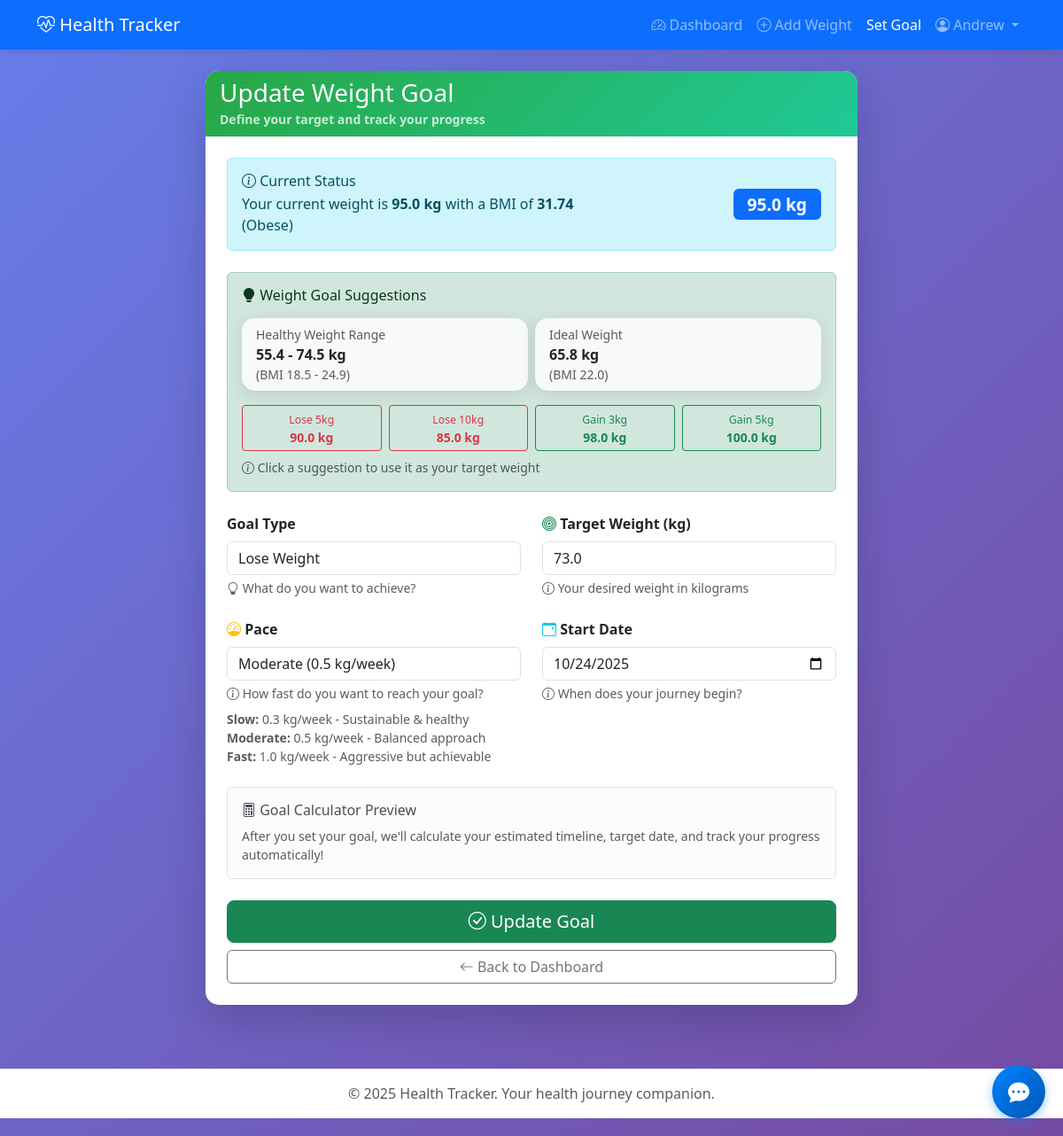
The page /accounts/goal/set/ (signed in) on the database as committed earlier.
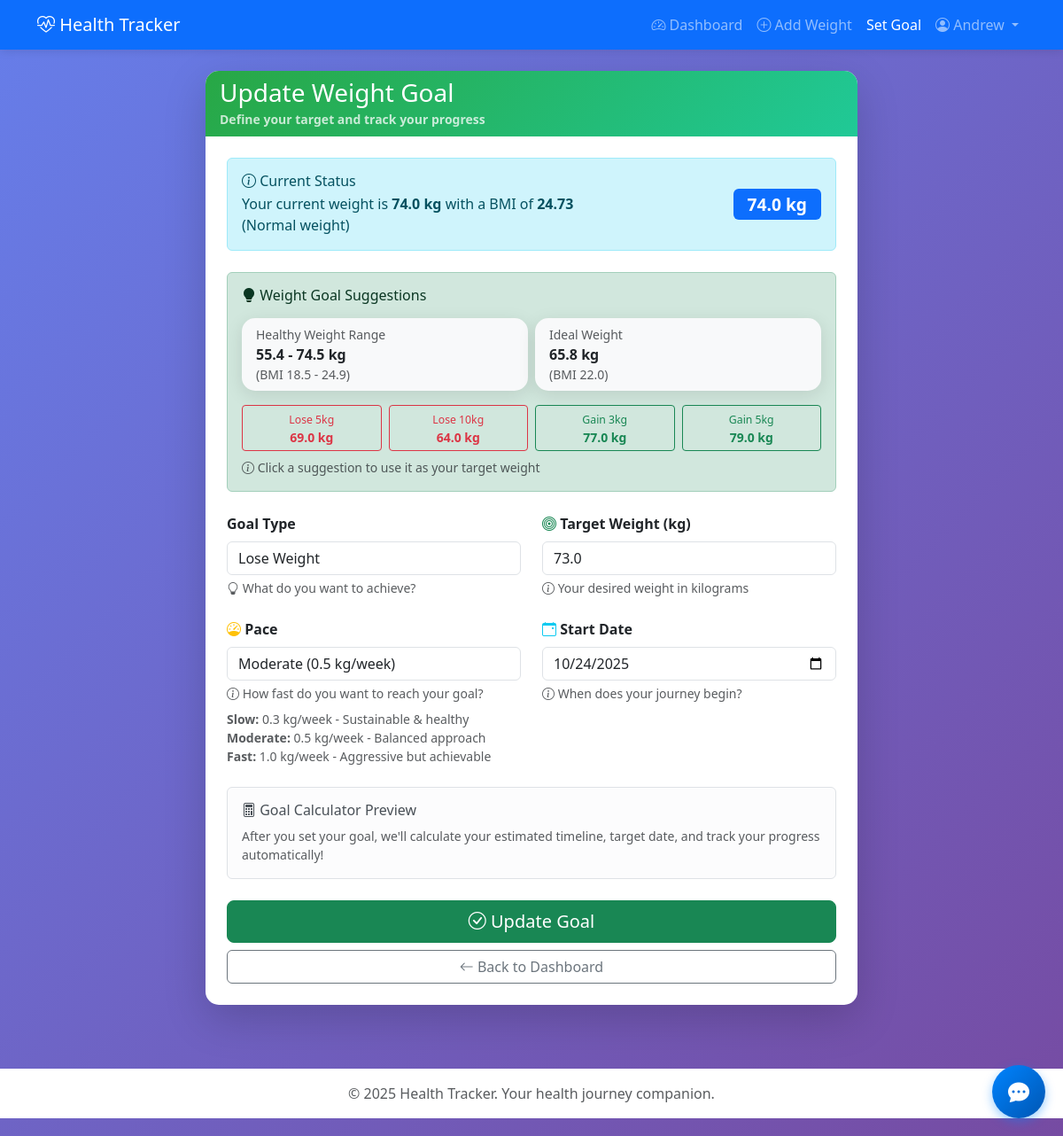
The same page on the database as committed later.
### account/models.py (models this page shows, shortened)
class WeightEntry(models.Model):
    user = models.ForeignKey(User, on_delete=models.CASCADE, related_name='weight_entries')
    weight_kg = models.FloatField(
        validators=[MinValueValidator(20), MaxValueValidator(500)],
        help_text="Weight in kilograms"
    )
    recorded_date = models.DateField(default=datetime.now)
    notes = models.TextField(blank=True)
    created_at = models.DateTimeField(auto_now_add=True)
    class Meta:
        ordering = ['-recorded_date', '-created_at']
        verbose_name = "Weight Entry"
        verbose_name_plural = "Weight Entries"
    @property
    def bmi(self):
        if hasattr(self.user, 'profile') and self.user.profile.height_cm:
            height_m = self.user.profile.height_cm / 100
            bmi_value = self.weight_kg / (height_m ** 2)
            return round(bmi_value, 2)
        return None
    @property
    def bmi_category(self):
        bmi = self.bmi
        if bmi is None:
            return "Unknown"
        if bmi < 18.5:
            return "Underweight"
        elif bmi < 25:
            return "Normal weight"
        elif bmi < 30:
            return "Overweight"
        else:
            return "Obese"

class UserProfile(models.Model):
    GENDER_CHOICES = [
        ('M', 'Male'),
        ('F', 'Female'),
        ('O', 'Other'),
    ]
    user = models.OneToOneField(User, on_delete=models.CASCADE, related_name='profile')
    height_cm = models.FloatField(
        validators=[MinValueValidator(50), MaxValueValidator(300)],
        help_text="Height in centimeters"
    )
    date_of_birth = models.DateField(null=True, blank=True)
    gender = models.CharField(max_length=10, choices=GENDER_CHOICES, default='O')
    created_at = models.DateTimeField(auto_now_add=True)
    updated_at = models.DateTimeField(auto_now=True)
    class Meta:
        verbose_name = "User Profile"
        verbose_name_plural = "User Profiles"

### account/views.py (the view)
# urls.py: path('goal/set/', views.set_goal_view, name='set_goal'),
@login_required
def set_goal_view(request):
    try:
        goal = request.user.weight_goal
        is_new = False
    except WeightGoal.DoesNotExist:
        goal = None
        is_new = True
    if request.method == 'POST':
        form = WeightGoalForm(request.POST, instance=goal)
        if form.is_valid():
            weight_goal = form.save(commit=False)
            weight_goal.user = request.user
            weight_goal.save()
            msg = 'Weight goal set successfully!' if is_new else 'Weight goal updated successfully!'
            messages.success(request, msg)
            return redirect('accounts:dashboard')
    else:
        form = WeightGoalForm(instance=goal)
    latest_weight = request.user.weight_entries.first()
    suggestions = None
    if latest_weight and hasattr(request.user, 'profile'):
        profile = request.user.profile
        current_weight = latest_weight.weight_kg
        height_m = profile.height_cm / 100
        current_bmi = current_weight / (height_m ** 2)
        min_healthy_weight = 18.5 * (height_m ** 2)
        max_healthy_weight = 24.9 * (height_m ** 2)
        ideal_weight = 22 * (height_m ** 2)  # Middle of healthy range
        suggestions = {
            'current_weight': round(current_weight, 1),
            'current_bmi': round(current_bmi, 1),
            'min_healthy': round(min_healthy_weight, 1),
            'max_healthy': round(max_healthy_weight, 1),
            'ideal_weight': round(ideal_weight, 1),
            'lose_moderate': round(current_weight - 5, 1),  # Lose 5 kg
            'lose_significant': round(current_weight - 10, 1),  # Lose 10 kg
            'gain_moderate': round(current_weight + 3, 1),  # Gain 3 kg
            'gain_significant': round(current_weight + 5, 1),  # Gain 5 kg
        }
    context = {
        'form': form,
        'is_new': is_new,
        'latest_weight': latest_weight,
        'suggestions': suggestions
    }
    return render(request, 'accounts/set_goal.html', context)

### account/forms.py
class WeightGoalForm(forms.ModelForm):
    class Meta:
        model = WeightGoal
        fields = ['goal_type', 'target_weight_kg', 'pace', 'start_date']
        widgets = {
            'start_date': forms.DateInput(attrs={
                'type': 'date',
                'class': 'form-control'
            }),
            'target_weight_kg': forms.NumberInput(attrs={
                'placeholder': 'e.g., 65',
                'step': '0.1',
                'class': 'form-control'
            }),
            'goal_type': forms.Select(attrs={'class': 'form-control'}),
            'pace': forms.Select(attrs={'class': 'form-control'}),
        }

### templates/accounts/set_goal.html (shortened to what the changed rows need)
{% extends 'base.html' %}
{% block content %}
<div class="row justify-content-center">
    <div class="col-md-10 col-lg-8">
        <div class="card shadow-lg">
            <div class="card-body p-4">
                {% if latest_weight %}
                <div class="alert alert-info mb-4">
                    <div class="row align-items-center">
                        <div class="col-md-8">
                            <h6 class="mb-1"><i class="bi bi-info-circle"></i> Current Status</h6>
                            <p class="mb-0">Your current weight is <strong>{{ latest_weight.weight_kg|floatformat:1 }} kg</strong>
                            {% if latest_weight.bmi %}with a BMI of <strong>{{ latest_weight.bmi }}</strong> ({{ latest_weight.bmi_category }}){% endif %}</p>
                        </div>
                        <div class="col-md-4 text-md-end mt-2 mt-md-0">
                            <span class="badge bg-primary" style="font-size: 1.2rem; padding: 0.5rem 1rem;">
                                {{ latest_weight.weight_kg|floatformat:1 }} kg
                            </span>
                        </div>
                    </div>
                </div>
                {% endif %}
                {% if suggestions %}
                <div class="alert alert-success mb-4">
                    <h6 class="mb-3"><i class="bi bi-lightbulb-fill"></i> Weight Goal Suggestions</h6>
                    <div class="row g-2 mb-3">
                        <div class="col-md-6">
                            <div class="card bg-light">
                                <div class="card-body py-2">
                                    <small class="text-muted d-block">Healthy Weight Range</small>
                                    <strong>{{ suggestions.min_healthy }} - {{ suggestions.max_healthy }} kg</strong>
                                    <small class="text-muted d-block">(BMI 18.5 - 24.9)</small>
                                </div>
                            </div>
                        </div>
                        <div class="col-md-6">
                            <div class="card bg-light">
                                <div class="card-body py-2">
                                    <small class="text-muted d-block">Ideal Weight</small>
                                    <strong>{{ suggestions.ideal_weight }} kg</strong>
                                    <small class="text-muted d-block">(BMI 22.0)</small>
                                </div>
                            </div>
                        </div>
                    </div>
                    <div class="row g-2">
                        <div class="col-6 col-md-3">
                            <button type="button" class="btn btn-sm btn-outline-danger w-100 goal-suggestion" data-weight="{{ suggestions.lose_moderate }}">
                                <small>Lose 5kg</small><br>
                                <strong>{{ suggestions.lose_moderate }} kg</strong>
                            </button>
                        </div>
                        <div class="col-6 col-md-3">
                            <button type="button" class="btn btn-sm btn-outline-danger w-100 goal-suggestion" data-weight="{{ suggestions.lose_significant }}">
                                <small>Lose 10kg</small><br>
                                <strong>{{ suggestions.lose_significant }} kg</strong>
                            </button>
                        </div>
                        <div class="col-6 col-md-3">
                            <button type="button" class="btn btn-sm btn-outline-success w-100 goal-suggestion" data-weight="{{ suggestions.gain_moderate }}">
                                <small>Gain 3kg</small><br>
                                <strong>{{ suggestions.gain_moderate }} kg</strong>
                            </button>
                        </div>
                        <div class="col-6 col-md-3">
                            <button type="button" class="btn btn-sm btn-outline-success w-100 goal-suggestion" data-weight="{{ suggestions.gain_significant }}">
                                <small>Gain 5kg</small><br>
                                <strong>{{ suggestions.gain_significant }} kg</strong>
                            </button>
                        </div>
                    </div>
                    <small class="text-muted mt-2 d-block"><i class="bi bi-info-circle"></i> Click a suggestion to use it as your target weight</small>
                </div>
                {% endif %}
            </div>
        </div>
    </div>
</div>
{% endblock %}

Rows that differ between the two databases and show on the page:
no longer on this page (row unchanged): WeightEntry: weight_kg "95.0", bmi "31.74", bmi_category "Obese"
added WeightEntry: weight_kg "74.0", bmi "24.73", bmi_category "Normal weight"
Other text that changed with them:
{{ suggestions.lose_moderate }}: "90.0" → "69.0"
{{ suggestions.lose_significant }}: "85.0" → "64.0"
{{ suggestions.gain_moderate }}: "98.0" → "77.0"
{{ suggestions.gain_significant }}: "100.0" → "79.0"
